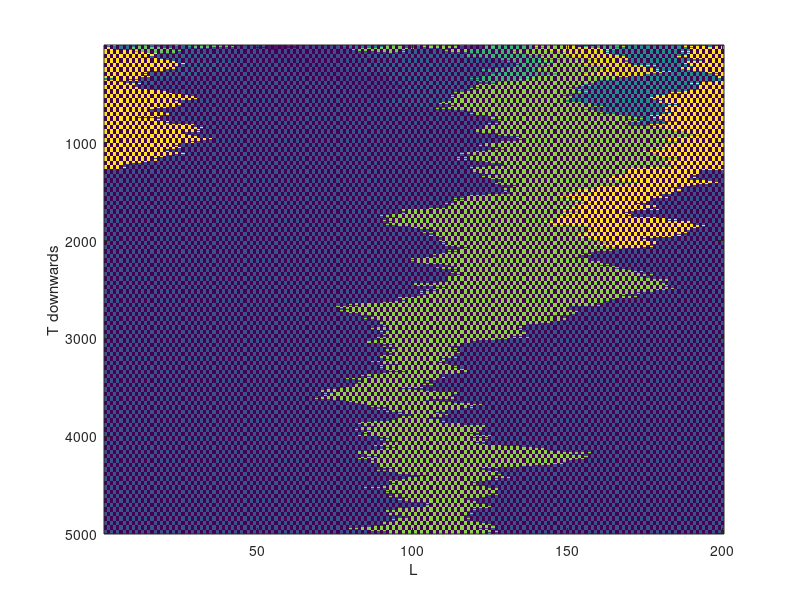

Source code (MATLAB):
T = 5000;
L = 100;
X = zeros(T,2*L);
N = 100; 

FitnessMatrix = zeros(N,N);
FitnessMatrix(:) = 0.5;


%intialising

for i = 1:L
    X(1,(2*i)-1) = randi(N);
end
   
for t = 1:T-1
    for j = 1:2*L
        % do it for the zeros too, no harm, avoids iritating cases
        
        if j == 1
            leftparent = X(t,2*L);
        else
            leftparent = X(t,j-1);
        end
         
        
        if j == 2*L
            rightparent = X(t,1);
        else 
            rightparent = X(t,j+1);
        end
        
        if leftparent ~= 0
            p = FitnessMatrix(leftparent,rightparent);
        end
        
        if(leftparent == rightparent)
            X(t+1,j) = leftparent;
        elseif rand <= p
            X(t+1,j) = leftparent;
        else
           X(t+1,j) = rightparent;
        end
    end
end


%INSERT HAX HERE
for i = 1:T
    for j = 1:2*L
        if X(i,j) ~= 0
            X(i,j) = X(i,j)+2;
            %for the stupid color spacing
            % shifting the numbers away from 0
        end
    end
end

%the imaging
imagesc(X);
xlabel('L');
ylabel('T downwards');




            
            
        
        


